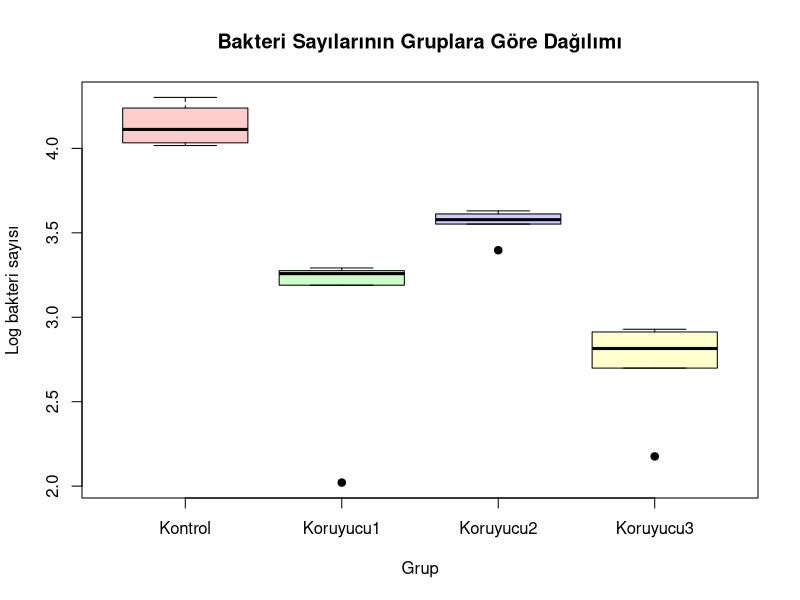
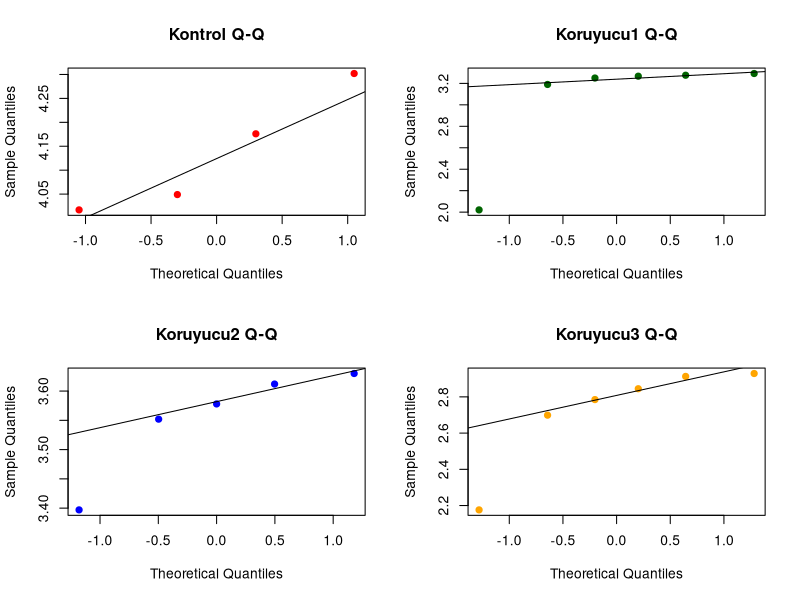
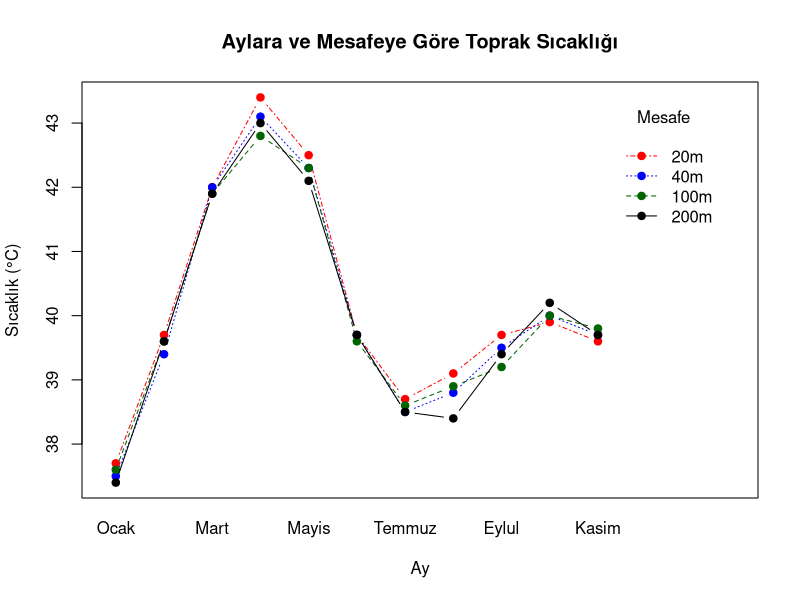
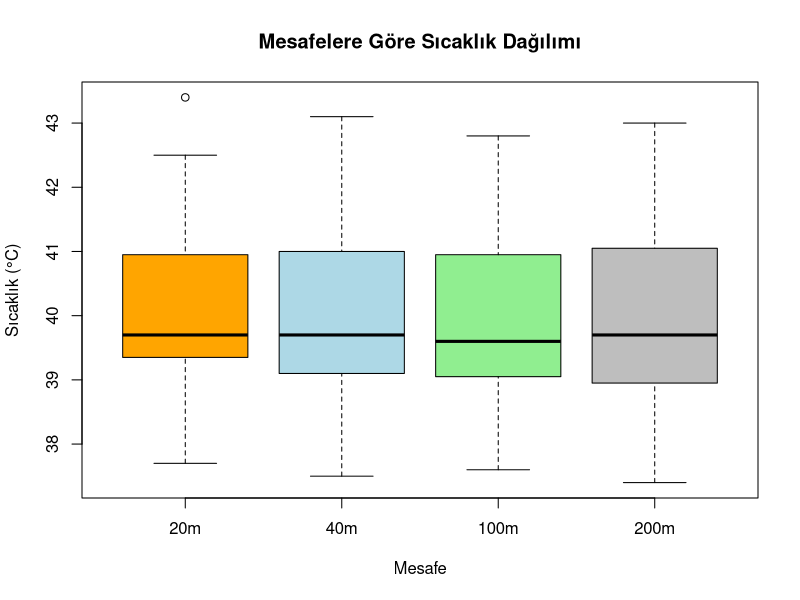
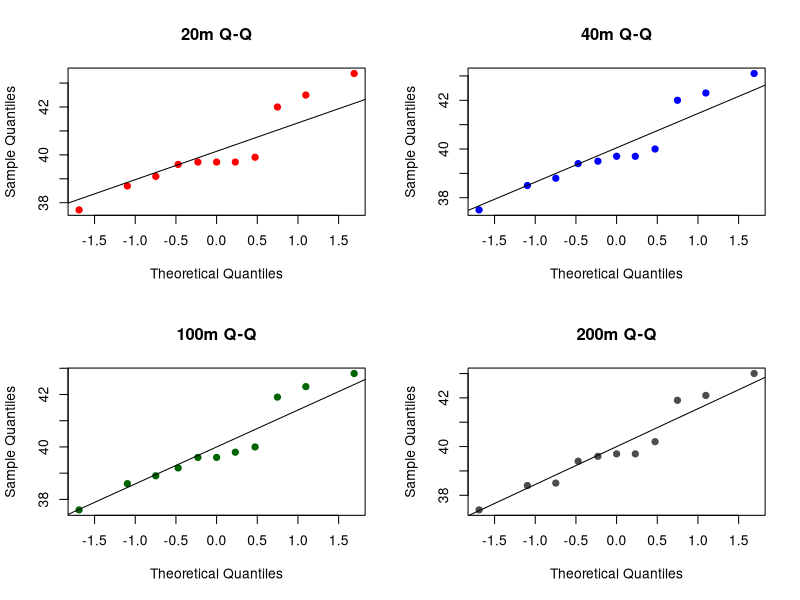
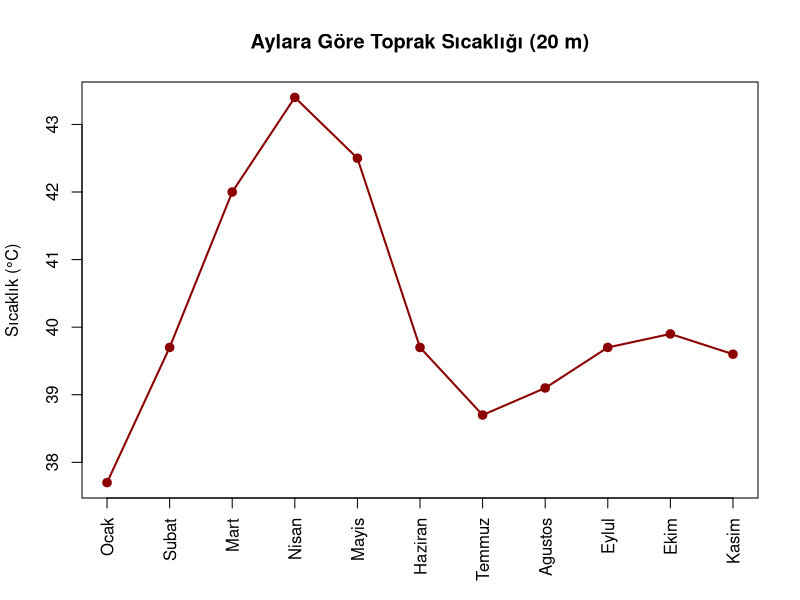

Source code (R) for these figures, in order:
## ---- chunk 1
knitr::opts_chunk$set(
  echo = TRUE, message = FALSE, warning = FALSE,
  fig.path = "figures/", fig.width = 7, fig.height = 5, dpi = 110
)
## ---- chunk 2
library(dplyr)

bakteri <- read.csv("data/bakteri_koruyucu.csv") |>
  mutate(grup = factor(grup, levels = c("Kontrol", "Koruyucu1", "Koruyucu2", "Koruyucu3")))

toprak <- read.csv("data/toprak_sicakligi.csv") |>
  mutate(
    mesafe = factor(mesafe, levels = c("20m", "40m", "100m", "200m")),
    ay     = factor(ay, levels = unique(ay[order(ay_no)]))
  )

# Eşleştirilmiş testler için geniş format: her satır bir ay, her sütun bir mesafe
toprak_genis <- sapply(split(toprak$sicaklik, toprak$mesafe), identity)
rownames(toprak_genis) <- levels(toprak$ay)

# Grup bazında vektörler (bazı testler vektör bekler)
grp <- split(bakteri$log_bakteri, bakteri$grup)
## ---- chunk 3
ozetle <- function(df, deger, grup) {
  df |>
    group_by({{ grup }}) |>
    summarise(
      N = n(), Ortalama = mean({{ deger }}), Medyan = median({{ deger }}),
      Std_Sapma = sd({{ deger }}), Min = min({{ deger }}), Max = max({{ deger }})
    ) |>
    mutate(across(where(is.double), \(x) round(x, 3)))
}
## ---- chunk 4
knitr::kable(ozetle(bakteri, log_bakteri, grup))
## ---- chunk 5
boxplot(log_bakteri ~ grup, data = bakteri,
        main = "Bakteri Sayılarının Gruplara Göre Dağılımı",
        xlab = "Grup", ylab = "Log bakteri sayısı",
        col = c("#ffcccc", "#ccffcc", "#ccccff", "#ffffcc"), pch = 19)

# Boxplot'ta aykırı değer olarak işaretlenen gözlemler
lapply(grp, \(x) boxplot.stats(x)$out)
## ---- chunk 6
sapply(grp, \(x) {
  sw <- shapiro.test(x)
  c(W = round(unname(sw$statistic), 4), p = round(sw$p.value, 4))
})
## ---- chunk 7
par(mfrow = c(2, 2))
renkler <- c("red", "darkgreen", "blue", "orange")
for (i in seq_along(grp)) {
  qqnorm(grp[[i]], main = paste(names(grp)[i], "Q-Q"), col = renkler[i], pch = 19)
  qqline(grp[[i]])
}
par(mfrow = c(1, 1))
## ---- chunk 8
knitr::kable(ozetle(toprak, sicaklik, mesafe))
## ---- chunk 9
interaction.plot(x.factor = toprak$ay, trace.factor = toprak$mesafe,
                 response = toprak$sicaklik, type = "b", pch = 19,
                 col = c("red", "blue", "darkgreen", "black"), fixed = TRUE,
                 xlab = "Ay", ylab = "Sıcaklık (°C)", trace.label = "Mesafe",
                 main = "Aylara ve Mesafeye Göre Toprak Sıcaklığı")
## ---- chunk 10
boxplot(sicaklik ~ mesafe, data = toprak,
        main = "Mesafelere Göre Sıcaklık Dağılımı",
        xlab = "Mesafe", ylab = "Sıcaklık (°C)",
        col = c("orange", "lightblue", "lightgreen", "gray"))

lapply(split(toprak$sicaklik, toprak$mesafe), \(x) boxplot.stats(x)$out)
## ---- chunk 11
sapply(split(toprak$sicaklik, toprak$mesafe), \(x) {
  sw <- shapiro.test(x)
  c(W = round(unname(sw$statistic), 4), p = round(sw$p.value, 4))
})
## ---- chunk 12
par(mfrow = c(2, 2))
for (i in seq_len(ncol(toprak_genis))) {
  qqnorm(toprak_genis[, i], main = paste(colnames(toprak_genis)[i], "Q-Q"),
         col = c("red", "blue", "darkgreen", "gray30")[i], pch = 19)
  qqline(toprak_genis[, i])
}
par(mfrow = c(1, 1))
## ---- chunk 13
m0 <- 3.5
x  <- grp$Koruyucu2

# İşaret testi: 3.5'ten büyük gözlem sayısı ~ Binom(n, 0.5)
# (BSDA::SIGN.test ile aynı sonucu verir)
isaret <- binom.test(sum(x > m0), sum(x != m0), p = 0.5)
isaret

# Wilcoxon işaretli sıra testi
wilcox.test(x, mu = m0, alternative = "two.sided")
## ---- chunk 14
mw <- wilcox.test(grp$Kontrol, grp$Koruyucu2, paired = FALSE)
mw
sapply(grp[c("Kontrol", "Koruyucu2")], median)
## ---- chunk 15
fark <- toprak_genis[, "20m"] - toprak_genis[, "200m"]
fark

# R varsayılanı: süreklilik düzeltmeli normal yaklaşım
w_duz <- wilcox.test(toprak_genis[, "20m"], toprak_genis[, "200m"], paired = TRUE)
w_duz

# SPSS ile aynı yaklaşım: süreklilik düzeltmesiz
w_spss <- wilcox.test(toprak_genis[, "20m"], toprak_genis[, "200m"],
                      paired = TRUE, correct = FALSE)
w_spss$p.value

mean(fark)
## ---- chunk 16
kw <- kruskal.test(log_bakteri ~ grup, data = bakteri)
kw
## ---- chunk 17
dunn_testi <- function(x, g) {
  r  <- rank(x); N <- length(x); n <- table(g)
  t  <- table(x)
  bag_duz <- sum(t^3 - t) / (12 * (N - 1))          # eşit değer düzeltmesi
  ort_sira <- tapply(r, g, mean)
  ciftler <- combn(levels(g), 2)
  sonuc <- apply(ciftler, 2, \(cf) {
    se <- sqrt((N * (N + 1) / 12 - bag_duz) * (1 / n[cf[1]] + 1 / n[cf[2]]))
    z  <- unname((ort_sira[cf[1]] - ort_sira[cf[2]]) / se)
    c(z = z, p = 2 * pnorm(-abs(z)))
  })
  data.frame(
    karsilastirma = paste(ciftler[1, ], "-", ciftler[2, ]),
    z = round(sonuc["z", ], 3),
    p = round(sonuc["p", ], 4),
    p_bonferroni = round(pmin(1, sonuc["p", ] * ncol(ciftler)), 4)
  )
}

if (kw$p.value < 0.05) knitr::kable(dunn_testi(bakteri$log_bakteri, bakteri$grup))
## ---- chunk 18
pairwise.wilcox.test(bakteri$log_bakteri, bakteri$grup, p.adjust.method = "bonferroni")
## ---- chunk 19
fr <- friedman.test(toprak_genis)
fr

if (fr$p.value < 0.05) {
  pairwise.wilcox.test(toprak$sicaklik, toprak$mesafe,
                       paired = TRUE, p.adjust.method = "bonferroni")
} else {
  "p > 0.05: post-hoc karşılaştırmaya gerek yoktur."
}
## ---- chunk 20
x20 <- toprak_genis[, "20m"]

plot(seq_along(x20), x20, type = "o", col = "darkred", pch = 19, lwd = 2,
     xaxt = "n", xlab = "", ylab = "Sıcaklık (°C)",
     main = "Aylara Göre Toprak Sıcaklığı (20 m)")
axis(1, at = seq_along(x20), labels = names(x20), las = 2)

# Mann-Kendall testi (Kendall::MannKendall ile aynı sonucu verir:
# eşit değer düzeltmeli varyans ve süreklilik düzeltmesi)
mann_kendall <- function(x) {
  n <- length(x)
  S <- sum(sapply(1:(n - 1), \(i) sum(sign(x[(i + 1):n] - x[i]))))
  t <- table(x)
  v <- (n * (n - 1) * (2 * n + 5) - sum(t * (t - 1) * (2 * t + 5))) / 18
  z <- if (S > 0) (S - 1) / sqrt(v) else if (S < 0) (S + 1) / sqrt(v) else 0
  tau <- cor(seq_along(x), x, method = "kendall")
  c(S = S, tau = round(tau, 4), z = round(z, 4), p = round(2 * pnorm(-abs(z)), 5))
}
mk <- mann_kendall(x20)
mk
